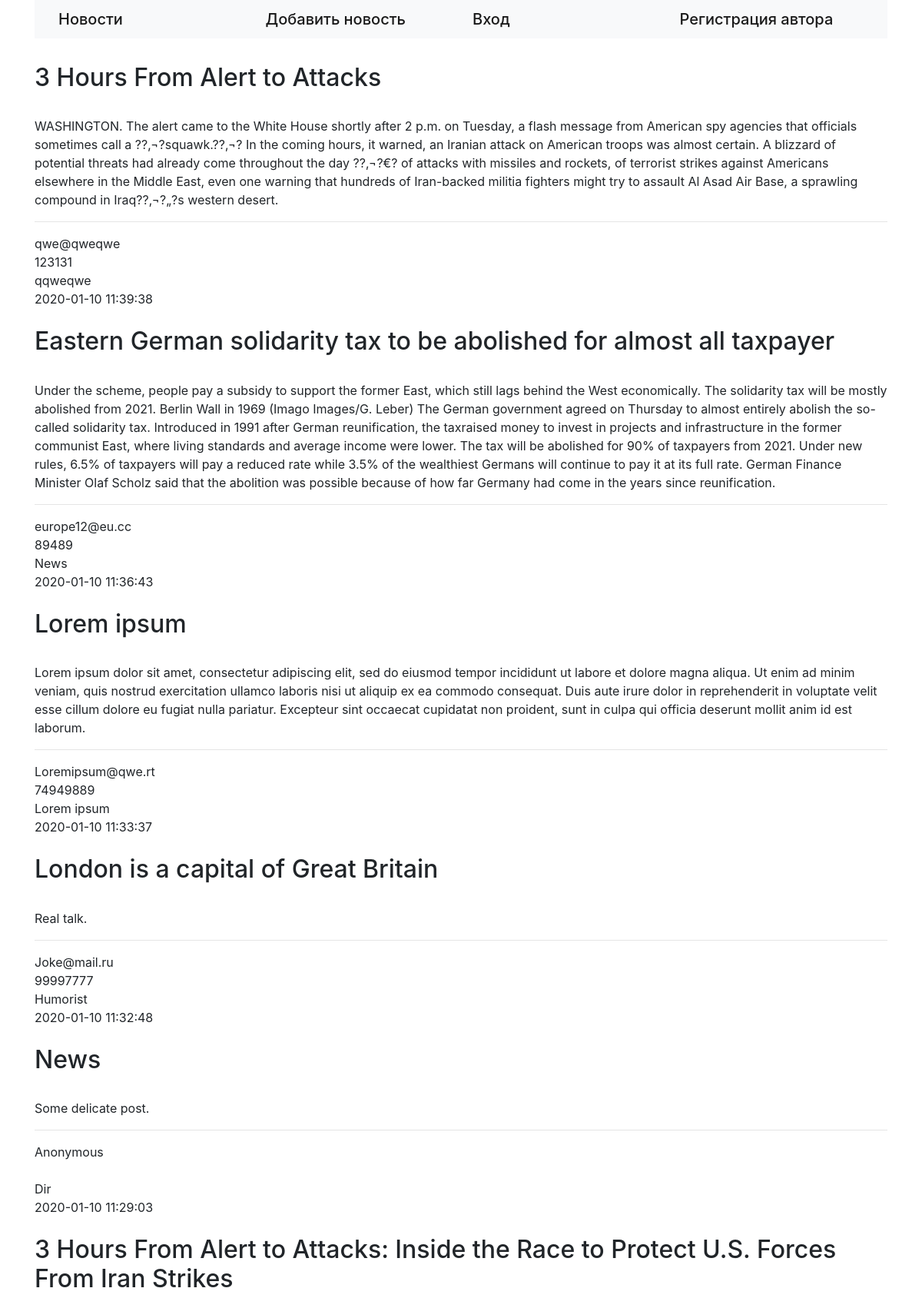
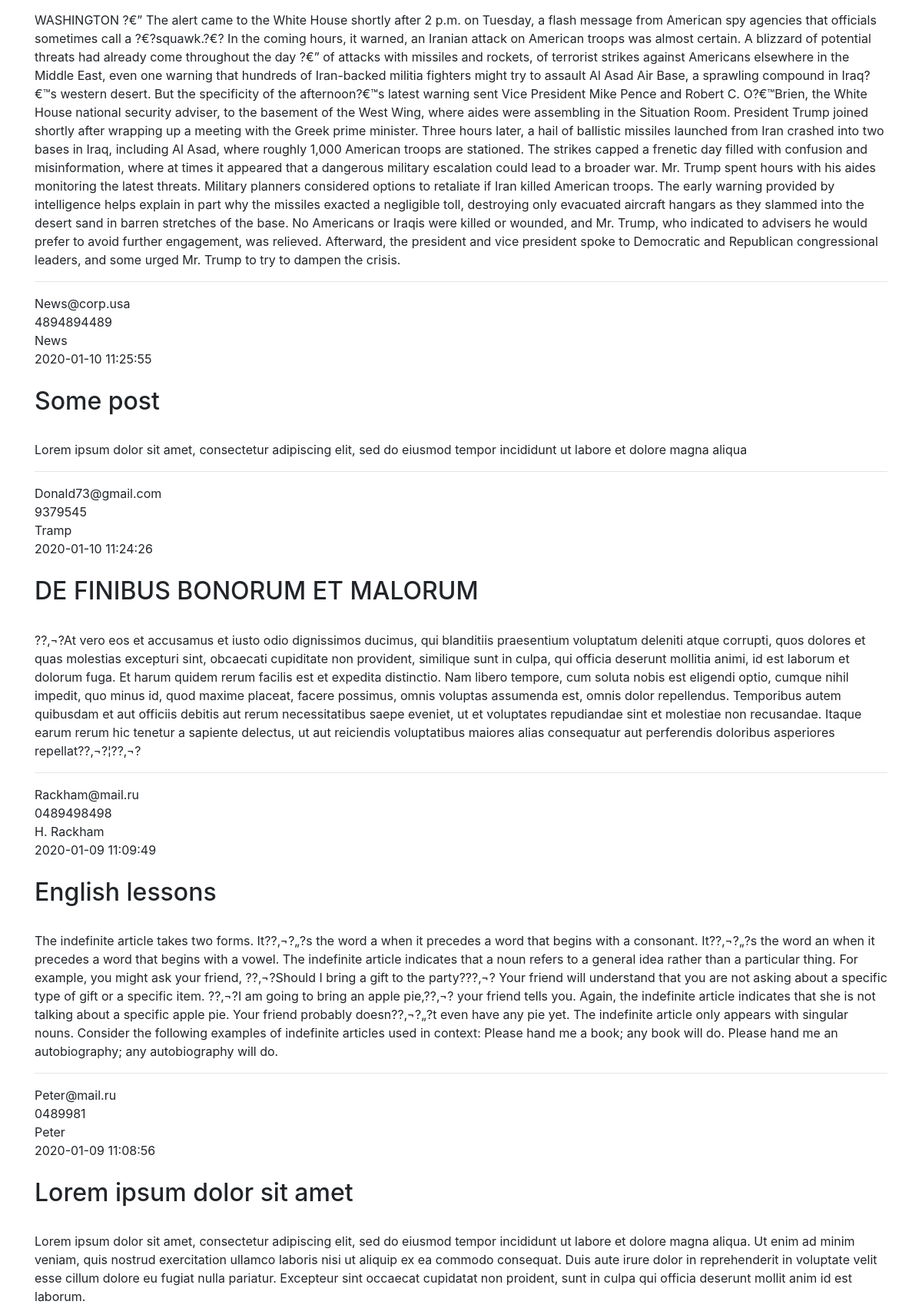
The page / (upper part) on the database its author committed (2 pictures, top to bottom).
### tables this page shows
CREATE TABLE `article` (
  `id` int(11) NOT NULL,
  `title` text NOT NULL,
  `about` text NOT NULL,
  `email` text NOT NULL,
  `phone` text NOT NULL,
  `author` text NOT NULL,
  `created_at` timestamp NOT NULL DEFAULT current_timestamp()
);

### index.php (the view, shortened to what this page needs)
<html>
<head>
		<link rel="stylesheet" type="text/css" href="css/main.css">
    <link href="css/bootstrap-grid.min.css" rel="stylesheet">
    <link href="css/bootstrap.min.css" rel="stylesheet">
</head>
<body>
    <div class="container">
    	<h1>
    	<div class="header">
    		<nav class="navbar navbar-expand-lg navbar-light bg-light">
				  <div class="container">
				    <a class="navbar-brand" href="#">Новости</a>
				  </div>
				  <div class="container">
				    <a class="navbar-brand" href="add.php">Добавить новость</a>
				  </div>
				  <div class="container">
				    <a class="navbar-brand" href="login.php">Вход</a>
				  </div>
				  <div class="container">
				    <a class="navbar-brand" href="reg.php">Регистрация автора</a>
				  </div>
				</nav>
    	</div>
    	</h1>
			<?php
           $mysqli = new mysqli("localhost", "root", "", "db_task1");
           $query = "SELECT title, about, email, phone, author, created_at FROM article ORDER BY created_at DESC";
           if ($result = $mysqli->query($query)) {
             while ($row = $result->fetch_assoc())
             {
              printf ("<br><h2>%s</h2> <br>%s <hr>   ",  $row["title"],  $row["about"]  );
              printf ("%s <br>%s <br>%s <br>%s ", $row["email"],  $row["phone"], $row["author"], $row["created_at"] );
              print("<br>");
             }
             }
         ?>
    </div>
</body>
</html>

### rows shown on the page
article: title "3 Hours From Alert to Attacks", about "WASHINGTON. The alert came to the White House shortly after 2 p.m. on Tuesday, a flash message from American spy agencies that officials sometimes call a ??‚¬?squawk.??‚¬? In the coming hours, it warned, an Iranian attack on American troops was almost certain. A blizzard of potential threats had already come throughout the day ??‚¬?€? of attacks with missiles and rockets, of terrorist strikes against Americans elsewhere in the Middle East, even one warning that hundreds of Iran-backed militia fighters might try to assault Al Asad Air Base, a sprawling compound in Iraq??‚¬?„?s western desert.", email "qwe@qweqwe", phone "123131", author "qqweqwe", created_at "2020-01-10 11:39:38"
article: title "Eastern German solidarity tax to be abolished for almost all taxpayer", about "Under the scheme, people pay a subsidy to support the former East, which still lags behind the West economically. The solidarity tax will be mostly abolished from 2021. Berlin Wall in 1969 (Imago Images/G. Leber) The German government agreed on Thursday to almost entirely abolish the so-called solidarity tax. Introduced in 1991 after German reunification, the taxraised money to invest in projects and infrastructure in the former communist East, where living standards and average income were lower. The tax will be abolished for 90% of taxpayers from 2021. Under new rules, 6.5% of taxpayers will pay a reduced rate while 3.5% of the wealthiest Germans will continue to pay it at its full rate.…", email "europe12@eu.cc", phone "89489", author "News", created_at "2020-01-10 11:36:43"
article: title "Lorem ipsum", about "Lorem ipsum dolor sit amet, consectetur adipiscing elit, sed do eiusmod tempor incididunt ut labore et dolore magna aliqua. Ut enim ad minim veniam, quis nostrud exercitation ullamco laboris nisi ut aliquip ex ea commodo consequat. Duis aute irure dolor in reprehenderit in voluptate velit esse cillum dolore eu fugiat nulla pariatur. Excepteur sint occaecat cupidatat non proident, sunt in culpa qui officia deserunt mollit anim id est laborum.", email "Loremipsum@qwe.rt", phone "74949889", author "Lorem ipsum", created_at "2020-01-10 11:33:37"
article: title "London is a capital of Great Britain", about "Real talk.", email "Joke@mail.ru", phone "99997777", author "Humorist", created_at "2020-01-10 11:32:48"
article: title "News", about "Some delicate post.", email "Anonymous", author "Dir", created_at "2020-01-10 11:29:03"
article: title "3 Hours From Alert to Attacks: Inside the Race to Protect U.S. Forces From Iran Strikes", about "WASHINGTON ?€” The alert came to the White House shortly after 2 p.m. on Tuesday, a flash message from American spy agencies that officials sometimes call a ?€?squawk.?€? In the coming hours, it warned, an Iranian attack on American troops was almost certain. A blizzard of potential threats had already come throughout the day ?€” of attacks with missiles and rockets, of terrorist strikes against Americans elsewhere in the Middle East, even one warning that hundreds of Iran-backed militia fighters might try to assault Al Asad Air Base, a sprawling compound in Iraq?€™s western desert. But the specificity of the afternoon?€™s latest warning sent Vice President Mike Pence and Robert C.…", email "News@corp.usa", phone "4894894489", author "News", created_at "2020-01-10 11:25:55"
article: title "Some post", about "Lorem ipsum dolor sit amet, consectetur adipiscing elit, sed do eiusmod tempor incididunt ut labore et dolore magna aliqua", email "Donald73@gmail.com", phone "9379545", author "Tramp", created_at "2020-01-10 11:24:26"
article: title "DE FINIBUS BONORUM ET MALORUM", about "??‚¬?At vero eos et accusamus et iusto odio dignissimos ducimus, qui blanditiis praesentium voluptatum deleniti atque corrupti, quos dolores et quas molestias excepturi sint, obcaecati cupiditate non provident, similique sunt in culpa, qui officia deserunt mollitia animi, id est laborum et dolorum fuga. Et harum quidem rerum facilis est et expedita distinctio. Nam libero tempore, cum soluta nobis est eligendi optio, cumque nihil impedit, quo minus id, quod maxime placeat, facere possimus, omnis voluptas assumenda est, omnis dolor repellendus. Temporibus autem quibusdam et aut officiis debitis aut rerum necessitatibus saepe eveniet, ut et voluptates repudiandae sint et molestiae non…", email "Rackham@mail.ru", phone "0489498498", author "H. Rackham", created_at "2020-01-09 11:09:49"
article: title "English lessons", about "The indefinite article takes two forms. It??‚¬?„?s the word a when it precedes a word that begins with a consonant. It??‚¬?„?s the word an when it precedes a word that begins with a vowel. The indefinite article indicates that a noun refers to a general idea rather than a particular thing. For example, you might ask your friend, ??‚¬?Should I bring a gift to the party???‚¬? Your friend will understand that you are not asking about a specific type of gift or a specific item. ??‚¬?I am going to bring an apple pie,??‚¬? your friend tells you. Again, the indefinite article indicates that she is not talking about a specific apple pie. Your friend probably doesn??‚¬?„?t even have any pie yet. The…", email "Peter@mail.ru", phone "0489981", author "Peter", created_at "2020-01-09 11:08:56"
article: title "Lorem ipsum dolor sit amet", about "Lorem ipsum dolor sit amet, consectetur adipiscing elit, sed do eiusmod tempor incididunt ut labore et dolore magna aliqua. Ut enim ad minim veniam, quis nostrud exercitation ullamco laboris nisi ut aliquip ex ea commodo consequat. Duis aute irure dolor in reprehenderit in voluptate velit esse cillum dolore eu fugiat nulla pariatur. Excepteur sint occaecat cupidatat non proident, sunt in culpa qui officia deserunt mollit anim id est laborum."
